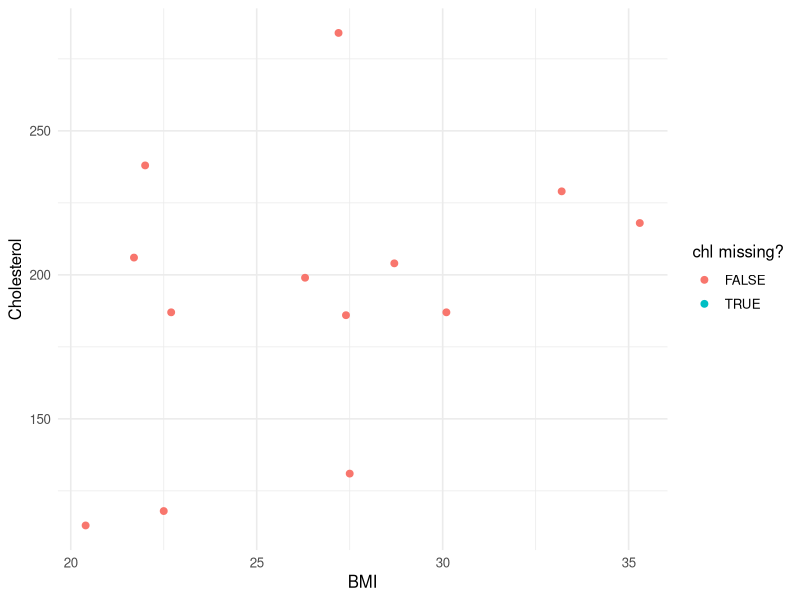
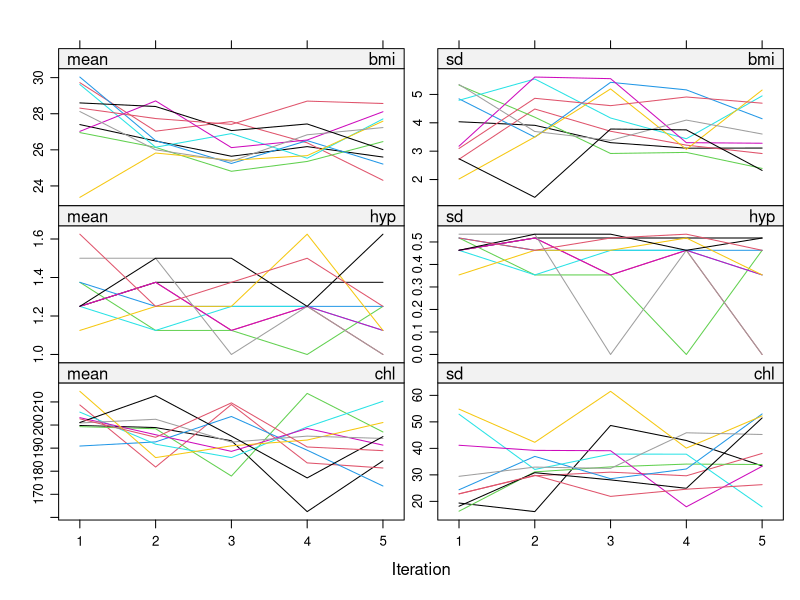
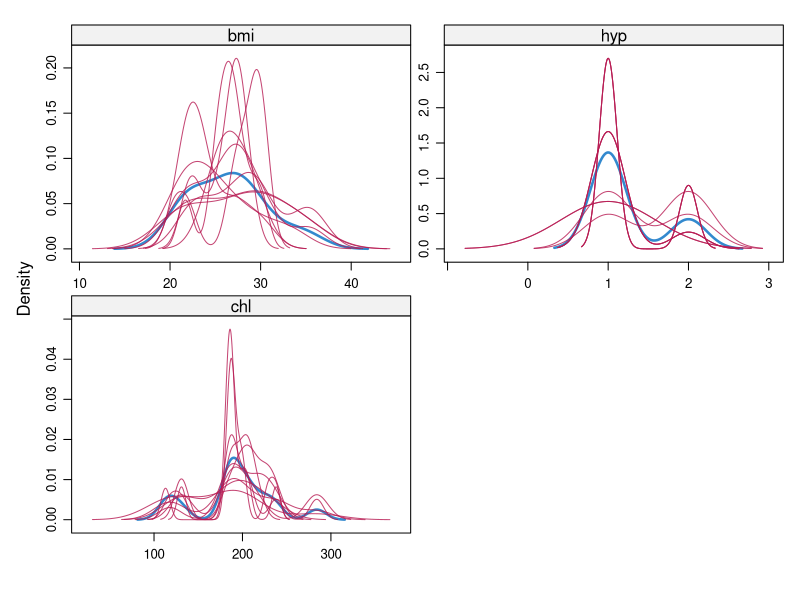

R code for these plots, in order:
## ---- chunk 1
#| label: setup
library(tidyverse)
library(mice)
set.seed(42)
theme_set(theme_minimal(base_size = 12))
## ---- chunk 2
data(nhanes, package = "mice")
md.pattern(nhanes, plot = FALSE)
## ---- chunk 3
nhanes |>
  mutate(missing_chl = is.na(chl)) |>
  ggplot(aes(bmi, chl, colour = missing_chl)) +
  geom_point(size = 2) +
  labs(x = "BMI", y = "Cholesterol", colour = "chl missing?")
## ---- chunk 4
imp <- mice(nhanes, m = 10, method = "pmm",
            printFlag = FALSE, seed = 42)
imp
## ---- chunk 5
#| fig-width: 6
#| fig-height: 4
plot(imp)
## ---- chunk 6
#| fig-width: 6
#| fig-height: 4
densityplot(imp)
## ---- chunk 7
fit   <- with(imp, lm(chl ~ age + bmi))
pooled <- pool(fit)
summary(pooled, conf.int = TRUE)
## ---- chunk 8
sessionInfo()
